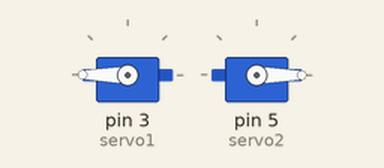
Recording of a sketch running on a simulated Arduino Uno, built with avr-gcc and run on an emulated ATmega328P. Parts: 2 × servo.

Above: at 0.05 s.
At 19.95 s:
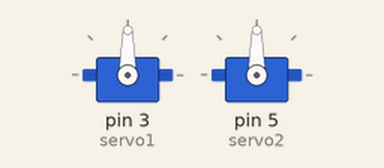
Timing chart, 0 to 26.0 s (numbered marks = the images above):
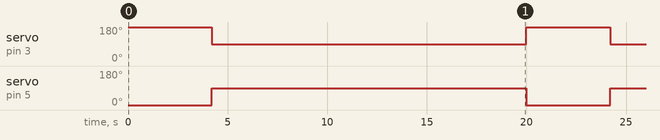

The sketch:

robot_1metre.ino
```cpp
/*project by Manish kumar yadav*/
#include<Servo.h>
Servo servo1;
Servo servo2;

long StartTime = 0;
const long interval = 20000;


void setup() {
  servo1.attach(3);
  servo2.attach(5);
}


void loop()
{
  unsigned long CheckTime = millis();

  unsigned long elapsedTime = CheckTime - StartTime;

  if(elapsedTime > interval) {

  StartTime = CheckTime;

  }

  if (elapsedTime < 4200){

  servo1.write(180);
  servo2.write(0);

  }

  if (elapsedTime > 4200){

  servo1.write(90);
  servo2.write(90);

  }

}
```

Measured:
- by itself, servo on pin 3 (servo1): alternates 180° for 4.2 s and 90° for 15.8 s
- by itself, servo on pin 5 (servo2): alternates 90° for 15.8 s and 0° for 4.2 s
